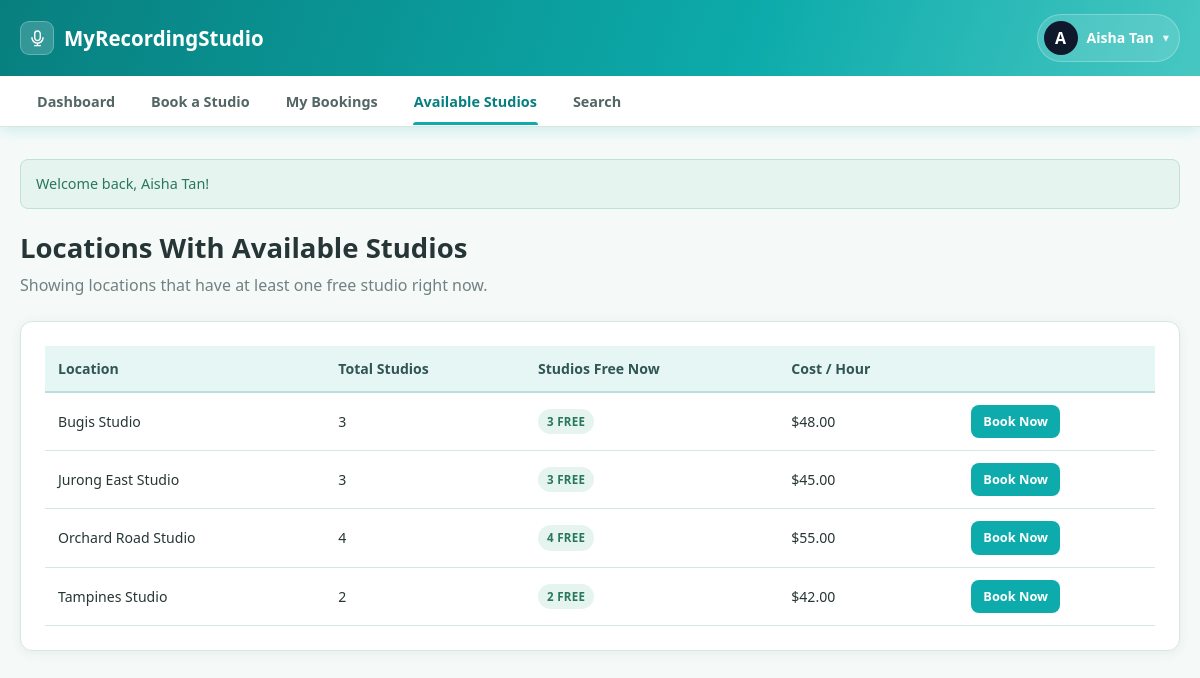
Screenshot of /client/available_locations.php (signed in) with the database file from the repository.
### tables this page shows
CREATE TABLE locations (
    location_id    INT AUTO_INCREMENT PRIMARY KEY,
    description    VARCHAR(255) NOT NULL,
    num_studios    INT NOT NULL,
    cost_per_hour  DECIMAL(8,2) NOT NULL,
    created_at     DATETIME NOT NULL DEFAULT CURRENT_TIMESTAMP,
    CONSTRAINT chk_num_studios CHECK (num_studios > 0),
    CONSTRAINT chk_cost CHECK (cost_per_hour > 0)
);

### includes/bootstrap.php (called while the page is built, shortened)
<?php
spl_autoload_register(function ($class) {
    $path = __DIR__ . '/../classes/' . $class . '.php';
});
require_once __DIR__ . '/functions.php';

### classes/Database.php (called while the page is built)
<?php
class Database
{
    private static ?Database $instance = null;
    private PDO $pdo;
    private function __construct()
    {
        $dsn = "mysql:host=" . DB_HOST . ";dbname=" . DB_NAME . ";charset=utf8mb4";
        try {
            $this->pdo = new PDO($dsn, DB_USER, DB_PASS, [
                PDO::ATTR_ERRMODE            => PDO::ERRMODE_EXCEPTION,
                PDO::ATTR_DEFAULT_FETCH_MODE => PDO::FETCH_ASSOC,
                PDO::ATTR_EMULATE_PREPARES   => false,
            ]);
        } catch (PDOException $e) {
            die("Database connection failed. Please check that MySQL is running in XAMPP "
                . "and that the database 'myrecordingstudio' has been imported. Error: " . $e->getMessage());
        }
    }
    public static function getInstance(): Database
    {
        if (self::$instance === null) {
            self::$instance = new Database();
        }
        return self::$instance;
    }
    public function getConnection(): PDO
    {
        return $this->pdo;
    }
}

### classes/User.php (called while the page is built, shortened)
<?php
class User
{
    protected PDO $db;
    public function __construct()
    {
        $this->db = Database::getInstance()->getConnection();
    }
    public function getById(int $userId): ?array
    {
        $stmt = $this->db->prepare("SELECT * FROM users WHERE user_id = :id");
        $stmt->execute([':id' => $userId]);
        $row = $stmt->fetch();
        return $row ?: null;
    }
}

### classes/Client.php (called while the page is built, shortened)
<?php
class Client extends User
{
    private Location $locationModel;
    public function __construct(int $userId)
    {
        $data = $this->getById($userId);
        $this->locationModel = new Location();
    }
    public function getAvailableLocations(): array
    {
        return $this->locationModel->getAvailableNow();
    }
}

### classes/Location.php (called while the page is built, shortened)
<?php
class Location
{
    private PDO $db;
    public function __construct()
    {
        $this->db = Database::getInstance()->getConnection();
    }
    public function getAvailableNow(): array
    {
        $sql = "SELECT l.*,
                       l.num_studios - COALESCE(b.busy, 0) AS studios_free
                FROM locations l
                LEFT JOIN (
                    SELECT location_id, COUNT(*) AS busy
                    FROM bookings
                    WHERE status = 'active'
                      AND CONCAT(booking_date, ' ', start_time) <= NOW()
                      AND CONCAT(booking_date, ' ', end_time)   >  NOW()
                    GROUP BY location_id
                ) b ON b.location_id = l.location_id
                HAVING studios_free > 0
                ORDER BY l.description ASC";
        return $this->db->query($sql)->fetchAll();
    }
}

### client/available_locations.php (the view, shortened to what this page needs)
<?php
require_once __DIR__ . '/../includes/bootstrap.php';
$client = new Client($_SESSION['user_id']);
$locations = $client->getAvailableLocations();
include __DIR__ . '/../includes/header.php';
?>
<div class="page-header">
    <h1>Locations With Available Studios</h1>
    <p class="subtitle">Showing locations that have at least one free studio right now.</p>
</div>
<div class="card">
    <?php if (empty($locations)): ?>
        <div class="empty-state">All studios are currently fully booked. Please check back later.</div>
    <?php else: ?>
        <div class="table-wrap">
        <table class="data-table">
            <thead><tr><th>Location</th><th>Total Studios</th><th>Studios Free Now</th><th>Cost / Hour</th><th></th></tr></thead>
            <tbody>
            <?php foreach ($locations as $loc): ?>
                <tr>
                    <td><?= e($loc['description']) ?></td>
                    <td><?= (int)$loc['num_studios'] ?></td>
                    <td><span class="badge badge-available"><?= (int)$loc['studios_free'] ?> free</span></td>
                    <td><?= formatMoney($loc['cost_per_hour']) ?></td>
                    <td>
                        <a href="book.php?location_id=<?= (int)$loc['location_id'] ?>"
                        class="btn btn-sm btn-primary">
                            Book Now
                        </a>
                    </td>
                </tr>
            <?php endforeach; ?>
            </tbody>
        </table>
        </div>
    <?php endif; ?>
</div>
<?php include __DIR__ . '/../includes/footer.php'; ?>

### assets/css/style.css (style rules this page uses)
:root { --primary: #0DABAB; --primary-dark: #087F7F; --primary-soft: #E6F6F5; --danger: #C95656; --danger-soft: #F9E8E8; --warning: #C58A32; --warning-soft: #FBF1DF; --success: #2F8F72; --success-soft: #E6F4EF; --info: #397AA8; --info-soft: #E8F1F8; --bg: #F5FAF9; --card-bg: #FFFFFF; --text: #263535; --text-muted: #718080; --border: #D8E6E4; --radius: 12px; --shadow: 0 2px 12px rgba(38, 53, 53, 0.07); --shadow-hover: 0 8px 24px rgba(38, 53, 53, 0.12); }
* { box-sizing: border-box; }
html { scroll-behavior: smooth; }
body { margin: 0; font-family: "Segoe UI", Roboto, Helvetica, Arial, sans-serif; background: var(--bg); color: var(--text); line-height: 1.5; }
a { color: var(--primary-dark); text-decoration: none; }
.page-header { margin-bottom: 24px; }
.page-header h1 { margin: 0 0 5px; font-size: 1.72rem; }
.page-header p.subtitle { margin: 0; color: var(--text-muted); }
.card { background: var(--card-bg); border: 1px solid var(--border); border-radius: var(--radius); box-shadow: var(--shadow); padding: 24px; margin-bottom: 22px; }
.btn { display: inline-flex; align-items: center; justify-content: center; padding: 9px 17px; border: 1px solid transparent; border-radius: 8px; font-size: .9rem; font-weight: 650; cursor: pointer; text-align: center; transition: background .15s ease, border-color .15s ease, box-shadow .15s ease, transform .05s ease; }
.btn-primary { background: var(--primary); color: #fff; }
.btn-sm { padding: 6px 11px; font-size: .8rem; }
.badge { display: inline-block; padding: 4px 9px; border-radius: 999px; font-size: .72rem; font-weight: 750; letter-spacing: .025em; text-transform: uppercase; }
.badge-available { background: var(--success-soft); color: #28775F; }
.table-wrap { overflow-x: auto; }
table.data-table { width: 100%; border-collapse: collapse; font-size: .88rem; }
table.data-table th, table.data-table td { padding: 12px 13px; text-align: left; border-bottom: 1px solid var(--border); vertical-align: middle; }
table.data-table th { background: #E6F6F5; color: #315555; font-weight: 750; white-space: nowrap; border-bottom: 2px solid #B9DEDB; }

### rows the page displays
locations: description "Bugis Studio", num_studios "3", studios_free "3", cost_per_hour "$48.00"
locations: description "Jurong East Studio", num_studios "3", studios_free "3", cost_per_hour "$45.00"
locations: description "Orchard Road Studio", num_studios "4", studios_free "4", cost_per_hour "$55.00"
locations: description "Tampines Studio", num_studios "2", studios_free "2", cost_per_hour "$42.00"

### other values shown
$userInitial "A"
$userName "Aisha Tan"
$f['message'] "Welcome back, Aisha Tan!"
